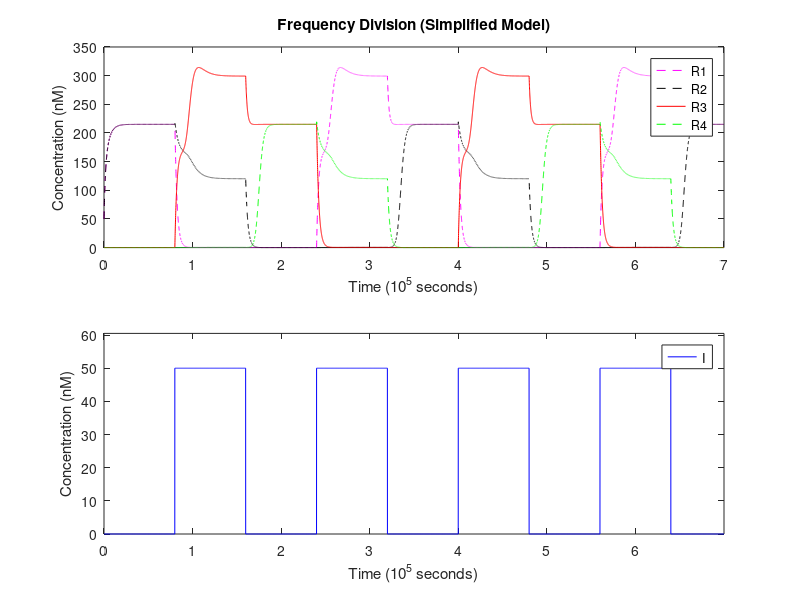

Source code (MATLAB):
% ============================== OCTAVE SETUP ==================================
    clear;
    format long;


% ========================== MODEL REACTION RATES ==============================

    Kt = 6e-4;     % translation rate (1/s)
    Kd_m = 2.5e-3; % mRNA degradation rate (1/s)
    Kd_p = 4e-4;   % protein degradation rate (1/s)
    N = 1.3;       % Hill coefficient (scalar)
    Ka = 2e-8;     % Hill activation constant (M)
    Kr = 6e-10;    % Hill repression constant (M)
    Kb = 4e-10;    % maximum/unrepressed transcription rate (M/s)


% ============================ INPUT PARAMETERS ================================

    % time settings
    dt = 60;                     % 1 minute timesteps
    simulation = 0 : dt : 7.0e5; % simulation length control

    % input vector
    period = 1.6e5;
    amplitude = 50e-9;
    dc_level = 0e-9;
    duty_cycle = 0.5;
    Is = zeros(1, length(simulation));
    % square wave
    for t = 1 : length(Is)
        if mod(t*dt, period) > duty_cycle*period
            Is(t) = amplitude;
        else
            Is(t) = dc_level;
        endif
    endfor

    % initial state concentrations (M)
    R1 = R2 = 50e-9;
    R3 = R4 = 0e-9;


% =============================== SIMULATION ===================================

    % preallocate arrays to store concentrations over time
    R1s = zeros(1, length(simulation));
    R2s = zeros(1, length(simulation));
    R3s = zeros(1, length(simulation));
    R4s = zeros(1, length(simulation));

    % precompute loop invariants and reduced coefficients
    transcription = Kt * Kb / Kd_m;
    Kan = Ka ^ N;
    Krn = Kr ^ N;

    % abstractions for activation & repression Hill-function
    % these consider K^n is being passed in already precomputed
    function y = Ha(X, n, Kn)
        Xn = X^n;
        y = Xn / (Kn + Xn);
    endfunction
    function y = Hr(X, n, Kn)
        y = 1 / (1 + (X^n / Kn));
    endfunction

    % actual simulation
    for t = 1 : length(simulation)

        % store current state
        R1s(t) = R1;
        R2s(t) = R2;
        R3s(t) = R3;
        R4s(t) = R4;

        % common subexpression optimization (used below)
        HaI = Ha(Is(t), N, Kan);
        HrR1 = Hr(R1, N, Krn);
        HrR2 = Hr(R2, N, Krn);
        HrR3 = Hr(R3, N, Krn);
        HrR4 = Hr(R4, N, Krn);

        % compute variation
        dR1dt = transcription * (HaI*HrR2 + HrR3) - Kd_p*R1;
        dR2dt = transcription * (HaI*HrR4 + HrR3*HrR4) - Kd_p*R2;
        dR3dt = transcription * (HaI*HrR4 + HrR1) - Kd_p*R3;
        dR4dt = transcription * (HaI*HrR2 + HrR1*HrR2) - Kd_p*R4;

        % apply state changes
        R1 += dR1dt * dt;
        R2 += dR2dt * dt;
        R3 += dR3dt * dt;
        R4 += dR4dt * dt;

    endfor


% ================================ RESULTS =====================================

    figure;
    hold on;

    % scale data for easier visualization
    timescale = 1e5;
    quantscale = 1e-9;
    x = simulation / timescale;
    yI = Is / quantscale;
    yR1 = R1s / quantscale;
    yR2 = R2s / quantscale;
    yR3 = R3s / quantscale;
    yR4 = R4s / quantscale;

    % model subplot
    subplot(2, 1, 1);
    plot(x,yR1,'--m;R1;', x,yR2,'--k;R2;', x,yR3,'-r;R3;', x,yR4,'--g;R4;');
    xlabel("Time (10^5 seconds)");
    ylabel("Concentration (nM)");
    title("Frequency Division (Simplified Model)");

    % input subplot
    subplot(2, 1, 2);
    plot(x, yI, 'b;I;');
    axis([-Inf,+Inf, 0,amplitude*1.21/quantscale]);
    xlabel("Time (10^5 seconds)");
    ylabel("Concentration (nM)");

    hold off;
    print('freqdiv.pdf'); % put in the folder the script is run from
